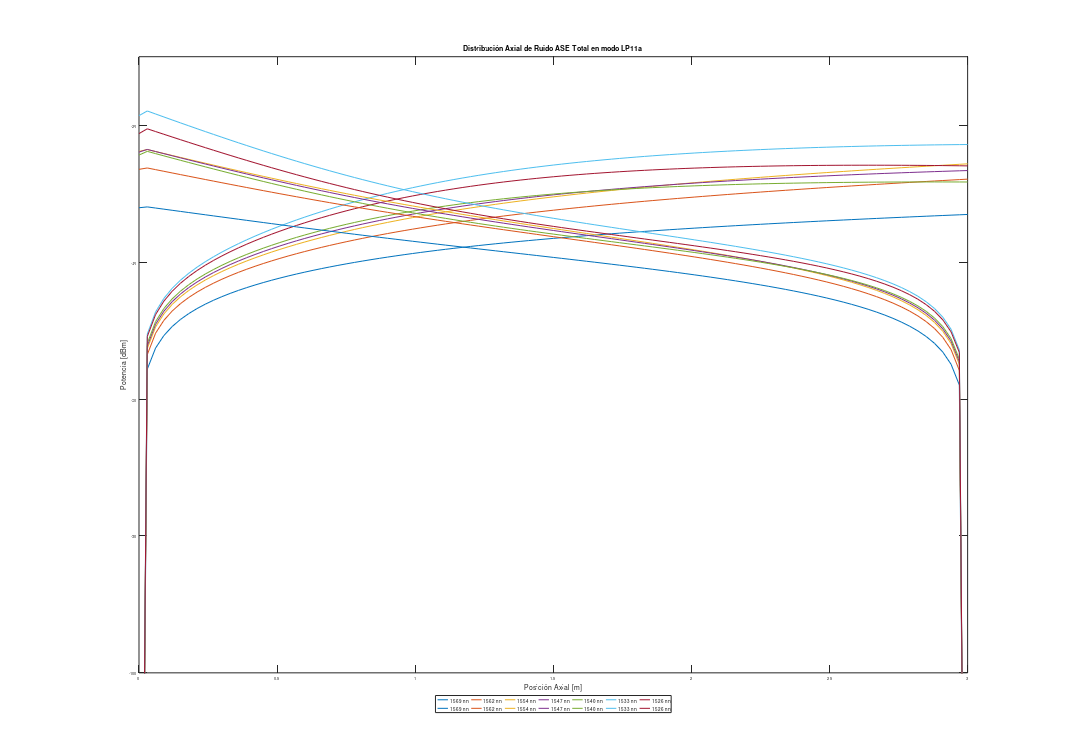

The MATLAB script that drew this image:
clear all; close all; clc

set( gcf,'PaperSize',[29.7 21.0], 'PaperPosition',[0 0 29.7 21.0])
% SAVE:
% print -dpdf 'NAME'

% DAT = [lambdas Gain01 lambdas Gain11a frecuencias NF01 NF11a];
load("MatlabSigGains.mat")
load("ModeGainsandNFs.mat")
load("AmplifiedSignals.mat");
load('MatlabEDFA_Pump01.mat');
load('MatlabS01.mat') ; load('MatlabS11_a.mat');

%% GANANCIAS

% figure(1)

% plot(DAT(:,1).*1e9,DAT(:,2), "DisplayName","LP01 - Simulador Matlab" , Color= '#0072BD') ; hold on
% plot(AmplifiedSignals(:,3),fliplr(ModeGainsandNFs(:,2)),"DisplayName","LP01 - VPIPhotonics" , LineStyle="--", Color= '#0072BD' ) ; 
% plot(DAT(:,1).*1e9,DAT(:,4),  "DisplayName","LP11a - Simulador Matlab", "Color", '#D95319' )
% plot(AmplifiedSignals(:,1),fliplr(ModeGainsandNFs(:,6)),"DisplayName","LP11a - VPIPhotonics", LineStyle="--" , Color='#D95319') 
% xlabel('Longitud de Onda [nm]') ; ylabel('Magnitud [dB]') ; title("Ganancia EDFA con Bombeo en LP01") ; 
% legend('Location', 'southoutside','Orientation','horizontal','Box','off')
% 
% DG01 =  abs(DAT(:,2) - fliplr(ModeGainsandNFs(:,2))) ;
% DG11 = abs(DAT(:,4) - fliplr(ModeGainsandNFs(:,6))) ;
%     % Diferencia de Ganancias
% yyaxis right
% ylabel('Diferencia de Ganancias')
% plot(DAT(:,1).*1e9 , DG01 ,  "-o" , DisplayName = "DG - LP01" , Color='#0072BD')
% plot(DAT(:,1).*1e9 , DG11 ,  "-o" , DisplayName = "DG - LP11a" , Color='#D95319')
% ylim([0, 2]) ; grid minor
% 



%% NOISE FIGURE
% figure(2)
% 
% plot(DAT(:,1).*1e9,DAT(:,6), "DisplayName","LP01 - Simulador" , Color= '#0072BD') ; 
% hold on
% plot(AmplifiedSignals(:,1),fliplr(ModeGainsandNFs(:,4)),"DisplayName","LP01 - VPIPhotonics" , LineStyle="--", Color= '#0072BD' ) ; 
% plot(DAT(:,1).*1e9,DAT(:,7),  "DisplayName","LP11a - Simulador", "Color", '#D95319' )
% plot(AmplifiedSignals(:,1),fliplr(ModeGainsandNFs(:,8)),"DisplayName","LP11a - VPIPhotonics", LineStyle="--" , Color='#D95319') 
% xlabel('Longitud de Onda [nm]') ; ylabel('Noise Figure [dB]') ; title("Comparación de NF obtenidas mediante Simulador y VPIphotonics") ; 
% legend('Location', 'southoutside','Orientation','horizontal','Box','off')



% VPISignal(end,1) = VPISignal(end,1)/1e10;
% zVPI = VPISignal(:,1);
% %lambda = DAT(1,1);  % ORDENADOS DE MAYOR A MENOR, IGUAL QE LOS DE VPISIGNAL
% 
% 
% colors = ["#0072BD" , "#D95319" , "#EDB120" , "#7E2F8E" , "#77AC30" , "#4DBEEE" , "#A2142F"];
% 
% for i = 0
%     lambda = DAT(1+i,1);
%     plot(z,S01(1+i,:), "DisplayName",strcat("LP01 - Simulador @", int2str(lambda*1e9) , "nm"), Color= colors(i+1)) ; 
%     hold on
%     plot(zVPI,VPISignal_01(:,1+i),"DisplayName",strcat("LP01 - VPIPhotonics",int2str(lambda*1e9) , "nm" ) , LineStyle="--", Color= colors(i+1) ) ;
% end
% %plot(DAT(:,1).*1e9,DAT(:,7),  "DisplayName","LP11a - Simulador", "Color", '#D95319' )
% %plot(AmplifiedSignals(:,1),fliplr(ModeGainsandNFs(:,8)),"DisplayName","LP11a - VPIPhotonics", LineStyle="--" , Color='#D95319') 
% xlabel('Posición en EDFA [m]') ; ylabel('Potencia [dBm]') ; title("Comparación de Evolución Potencias obtenidas mediante Simulador y VPIphotonics") ; 
% legend('Location', 'southoutside','Orientation','horizontal','Box','off')


%% Propagación

load('VPI_EDFAmm_axialdist.mat') % Bombeo LP01


%               Propagación SEÑAL LP01
% figure(3)

% z = linspace(0,3,length(S01(1,:)));
% zvpi = linspace(0,3,length(vpiedfamm.axialdist.Sig.LP_01(:,1)));
% 
% 
% for i=0:6
%     plot(z , EDFA.Nucleo1.signal.Potencia_dBm.LP_01(1+3*i,:) , "DisplayName", strcat(int2str(DAT(1+3*i,1)*1e9) , " nm")) ; hold on
%     % plot(z , S01(2,:)) 
%     % plot(z , S01(3,:)) 
% end
% set(gca,'ColorOrderIndex',1)
% for i=0:6
%     plot(zvpi , vpiedfamm.axialdist.Sig.LP_01(:,1+3*i) , "DisplayName", strcat(int2str(DAT(1+3*i,1)*1e9) , " nm") , LineStyle="--" )
%     % plot(zvpi , vpiedfamm.axialdist.Sig.LP_01(:,2) , LineStyle="--")
%     % plot(zvpi , vpiedfamm.axialdist.Sig.LP_01(:,3) , LineStyle="--")
% end
% legend('Location', 'southoutside','Orientation','horizontal','Box','off', "NumColumns" , 7)
% xlabel('Posición Axial [m]') ; ylabel('Potencia [dBm]'); title('Distribución Axial de la Potencia de Señal LP01')


%               Propagacion SEÑAL LP11

% z = linspace(0,3,length(S01(1,:)));
% zvpi = linspace(0,3,length(vpiedfamm.axialdist.Sig.LP_01(:,1)));
% 
% 
% for i=0:6
%     plot(z , EDFA.Nucleo1.signal.Potencia_dBm.LP_11_a(1+3*i,:) , "DisplayName", strcat(int2str(DAT(1+3*i,1)*1e9) , " nm")) ; hold on
%     % plot(z , S01(2,:)) 
%     % plot(z , S01(3,:)) 
% end
% set(gca,'ColorOrderIndex',1)
% for i=0:6
%     plot(zvpi , vpiedfamm.axialdist.Sig.LP_11a(:,1+3*i) , "DisplayName", strcat(int2str(DAT(1+3*i,1)*1e9) , " nm") , LineStyle="--" )
%     % plot(zvpi , vpiedfamm.axialdist.Sig.LP_01(:,2) , LineStyle="--")
%     % plot(zvpi , vpiedfamm.axialdist.Sig.LP_01(:,3) , LineStyle="--")
% end
% legend('Location', 'southoutside','Orientation','horizontal','Box','off', "NumColumns" , 7)
% xlabel('Posición Axial [m]') ; ylabel('Potencia [dBm]'); title('Distribución Axial de la Potencia de Señal LP11a')


%               Propagación Bombeo

% z = linspace(0,3,length(S01(1,:)));
% zvpi = linspace(0,3,length(vpiedfamm.axialdist.Sig.LP_01(:,1)));
% 
% 
% plot(z , EDFA.Nucleo1.pump.Potencia_dBm.LP_01(1,:) , "DisplayName", "Matlab") ; hold on
% 
% plot(zvpi , vpiedfamm.axialdist.Pump(:,1) , "DisplayName", "VPIphotonics" )% ,LineStyle="--" )
% 
% 
% legend('Location', 'southoutside','Orientation','horizontal','Box','off', "NumColumns" , 7)
% xlabel('Posición Axial [m]') ; ylabel('Potencia [dBm]'); title('Distribución Axial de la Potencia de Bombeo LP01')


%% %               Propagación ASE , OSNR , NF
vpiasePos = [7 , 10 , 13, 17, 20, 22, 25];

Pan = EDFA.Nucleo1.Pan;
Pap = EDFA.Nucleo1.Pap;
z = linspace(0,3,length(S01(1,:)));
zvpi = linspace(0,3,length(vpiedfamm.axialdist.Sig.LP_01(:,1)));

% % % % ASE+ Matlab

% for i=0:6
%     plot(z , Pap.LP_01(1+3*i,:) , "DisplayName", strcat(int2str(DAT(1+3*i,1)*1e9) , " nm")) ; hold on
% end
% % ASE+ VPI
% 
% set(gca,'ColorOrderIndex',1)
% for i=1:length(vpiasePos)
%     plot(zvpi , vpiedfamm.axialdist.ASE.LP_01(:,vpiasePos(i)) , "DisplayName", strcat(int2str(vpiedfamm.ASElam(1,vpiasePos(i))*1e9) , " nm") , LineStyle="--" )
% end
% 
% legend('Location', 'southoutside','Orientation','horizontal','Box','off', "NumColumns" , 7)
% xlabel('Posición Axial [m]') ; ylabel('Potencia [dBm]'); title('Distribución Axial de la Potencia de Ruido ASE+ en modo LP01')
% ylim([-100 -10])
% 
% maxAseDif = -100000;
% for i = 0:6
%     if maxAseDif < abs( Pap.LP_01(1+3*i,end) - vpiedfamm.axialdist.ASE.LP_01(end,vpiasePos(i+1)) )
%         maxAseDif = abs( Pap.LP_01(1+3*i,end) - vpiedfamm.axialdist.ASE.LP_01(end,vpiasePos(i+1)) ) ;
%         maxdiffLambda = (DAT(1+3*i,1)*1e9);
%     end
% end
%dB
% for i = 0:6
%     if maxAseDif < abs( 1e-3*10.^(Pap.LP_01(1+3*i,end)) - 1e-3*10.^(vpiedfamm.axialdist.ASE.LP_01(end,vpiasePos(i+1))) )
%         maxAseDifdB = 10*log10( abs( 1e-3*10.^(Pap.LP_01(1+3*i,end)) - 1e-3*10.^(vpiedfamm.axialdist.ASE.LP_01(end,vpiasePos(i+1))) )/1e3) ;
%         maxdiffLambda = (DAT(1+3*i,1)*1e9);
%     end
% end

    % LP11a

% for i=0:6
%     plot(z , Pap.LP_11_a(1+3*i,:) , "DisplayName", strcat(int2str(DAT(1+3*i,1)*1e9) , " nm")) ; hold on
% end
% % ASE+ VPI
% 
% set(gca,'ColorOrderIndex',1)
% for i=1:length(vpiasePos)
%     plot(zvpi , vpiedfamm.axialdist.ASE.LP_11a(:,vpiasePos(i)) , "DisplayName", strcat(int2str(vpiedfamm.ASElam(1,vpiasePos(i))*1e9) , " nm") , LineStyle="--" )
% end
% 
% legend('Location', 'southoutside','Orientation','horizontal','Box','off', "NumColumns" , 7)
% xlabel('Posición Axial [m]') ; ylabel('Potencia [dBm]'); title('Distribución Axial de la Potencia de Ruido ASE+ en modo LP11a')
% ylim([-100 -10])
% 
% maxAseDif = -100000;
% for i = 0:6
%     if maxAseDif < abs( Pap.LP_11_a(1+3*i,end) - vpiedfamm.axialdist.ASE.LP_11a(end,vpiasePos(i+1)) )
%         maxAseDif = abs( Pap.LP_11_a(1+3*i,end) - vpiedfamm.axialdist.ASE.LP_11a(end,vpiasePos(i+1)) ) ;
%         maxdiffLambda = (DAT(1+3*i,1)*1e9);
%     end
% end

%               Propagación ASE + -

Pan = EDFA.Nucleo1.Pan;
Pap = EDFA.Nucleo1.Pap;
Pase = EDFA.Nucleo1.Pase;

z = linspace(0,3,length(S01(1,:)));
zvpi = linspace(0,3,length(vpiedfamm.axialdist.Sig.LP_01(:,1)));

% %%    LP01
% ASE+ Matlab
% for i=0:6
%     plot(z , Pap.LP_01(1+3*i,:) , "DisplayName", strcat(int2str(DAT(1+3*i,1)*1e9) , " nm")) ; hold on
% end
% 
% % ASE- Matlab
% set(gca,'ColorOrderIndex',1,'FontSize',8)
% for i=0:6
%     plot(z , Pan.LP_01(1+3*i,:) , "DisplayName", strcat(int2str(DAT(1+3*i,1)*1e9) , " nm") ) ; hold on
% end
% 
% legend('Location', 'southoutside','Orientation','horizontal','Box','off', "NumColumns" , 7,'FontSize',9)
% xlabel('Posición Axial [m]','FontSize',14) ; ylabel('Potencia [dBm]','FontSize',14); title('Distribución Axial de Ruido ASE Total en modo LP01','FontSize',14)
% ylim([-100 -10])

% %%    LP11a

for i=0:6
    plot(z , Pap.LP_11_a(1+3*i,:) , "DisplayName", strcat(int2str(DAT(1+3*i,1)*1e9) , " nm")) ; hold on
end

% ASE- Matlab
set(gca,'ColorOrderIndex',1,'FontSize',8)
for i=0:6
    plot(z , Pan.LP_11_a(1+3*i,:) , "DisplayName", strcat(int2str(DAT(1+3*i,1)*1e9) , " nm") ) ; hold on
end

legend('Location', 'southoutside','Orientation','horizontal','Box','on', "NumColumns" , 7,'FontSize',9)
xlabel('Posición Axial [m]','FontSize',14) ; ylabel('Potencia [dBm]','FontSize',14); title('Distribución Axial de Ruido ASE Total en modo LP11a','FontSize',14)
ylim([-100 -10])




% % % NF Y OSNR
% 
% Pan = EDFA.Nucleo1.Pan;
% Pap = EDFA.Nucleo1.Pap;
% Pase = EDFA.Nucleo1.Pase;
% 
% Osnr01Matlab = EDFA.Nucleo1.signal.Potencia_dBm.LP_01 - Pap.LP_01;
% NF01Matlab = Osnr01Matlab(:,2) - Osnr01Matlab(:,end);
% Osnr11aMatlab = EDFA.Nucleo1.signal.Potencia_dBm.LP_11_a - Pap.LP_11_a;
% NF11aMatlab = Osnr11aMatlab(:,2) - Osnr11aMatlab(:,end);
% 
% 
% for i=7:26
%     Osnr01VPI(:,i-6) = vpiedfamm.axialdist.Sig.LP_01(:,i-6) - vpiedfamm.axialdist.ASE.LP_01(:,i);
%     Osnr11aVPI(:,i-6) = vpiedfamm.axialdist.Sig.LP_11a(:,i-6) - vpiedfamm.axialdist.ASE.LP_11a(:,i);
% end
% NF01VPI = Osnr01VPI(2,:) - Osnr01VPI(end,:);
% NF11aVPI = Osnr11aVPI(2,:) - Osnr11aVPI(end,:);
% 
% plot(DAT(:,1).*1e9 , NF01Matlab , "DisplayName" , "Matlab LP01" ) , hold on
% plot(DAT(:,1).*1e9 , NF11aMatlab , "DisplayName" , "MatlabLP11a" )
% 
% set(gca,'ColorOrderIndex',1)
% 
% plot(vpiedfamm.SigLam.*1e9 , NF01VPI , "DisplayName" , "VPIphotonics LP01" , LineStyle="--"  )
% plot(vpiedfamm.SigLam.*1e9 , NF11aVPI , "DisplayName" , "VPIphotonics LP11a" , LineStyle="--"  )
% 
% legend('Location', 'southoutside','Orientation','horizontal','Box','off', "NumColumns" , 2)
% xlabel('Longitud de Onda [nm]') ; ylabel('NF [dB]'); title('Figura de Ruido')
% ylim([8 15])
% 
% max(abs(NF01VPI' - NF01Matlab))
% max(abs(NF11aVPI' - NF11aMatlab))




%% N1 y N2

% plot(z,EDFA.Nucleo1.N1 , "DisplayName" , "Iones en estado basal (N1)") ; hold on
% plot(z,EDFA.Nucleo1.N2 , "DisplayName" , "Iones en estado basal (N2)")
% 
% legend('Location', 'southoutside','Orientation','horizontal','Box','off', "NumColumns" , 1)
% xlabel('Posición Axial [m]') ; ylabel('Cantidad de Iones'); title('Distribución Axial de Densidades Poblacionenales de Iones')

%% Cargar resultado vpi.. desde columna ec
% VPISignal = resultadovpipropagacionaxial;
% 
% for i=0:19
%     VPISignal_01(:,i+1) = VPISignal(:,2+4*i)/10e13;
%     VPISignal_11a(:,i+1) = VPISignal(:,4+4*i)/10e13;
% end
% VPISignal_01([1,2],:) = VPISignal_01([1,2],:).*10e13;
% VPISignal_11a([1,2],:) = VPISignal_11a([1,2],:).*10e13;
